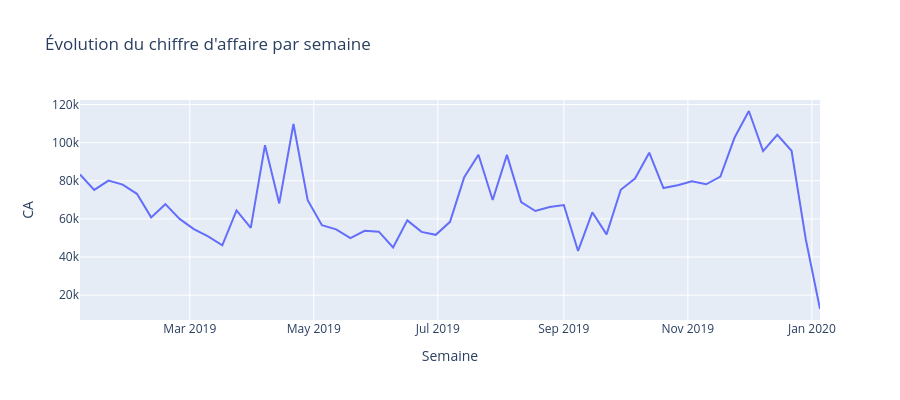

Write notebook code for a chart like this one.
### Code cell
def plot_evolution_chiffre_affaire(data):
    
    weekly = (
        data.groupby(pd.Grouper(key='Transaction_Date', freq='W'))['Total_price']
        .sum()
        .reset_index()
    )
    weekly.columns = ['Semaine', 'CA']
    
    fig = px.line(
        weekly,
        x='Semaine',
        y='CA',
        title="Évolution du chiffre d'affaire par semaine",
        height=400
    )
    
    return fig

# Test
plot_evolution_chiffre_affaire(df).show()

### Figure 1 — Plotly figure (JSON) as saved in the notebook; plotly's stock layout.template omitted (floating-point values rounded to 4 significant figures)
{"data": [{"hovertemplate": "Semaine=%{x}<br>CA=%{y}<extra></extra>", "legendgroup": "", "line": {"color": "#636efa", "dash": "solid"}, "marker": {"symbol": "circle"}, "mode": "lines", "name": "", "orientation": "v", "showlegend": false, "type": "scatter", "x": ["2019-01-06T00:00:00", "2019-01-13T00:00:00", "2019-01-20T00:00:00", "2019-01-27T00:00:00", "2019-02-03T00:00:00", "2019-02-10T00:00:00", "2019-02-17T00:00:00", "2019-02-24T00:00:00", "2019-03-03T00:00:00", "2019-03-10T00:00:00", "2019-03-17T00:00:00", "2019-03-24T00:00:00", "2019-03-31T00:00:00", "2019-04-07T00:00:00", "2019-04-14T00:00:00", "2019-04-21T00:00:00", "2019-04-28T00:00:00", "2019-05-05T00:00:00", "2019-05-12T00:00:00", "2019-05-19T00:00:00", "2019-05-26T00:00:00", "2019-06-02T00:00:00", "2019-06-09T00:00:00", "2019-06-16T00:00:00", "2019-06-23T00:00:00", "2019-06-30T00:00:00", "2019-07-07T00:00:00", "2019-07-14T00:00:00", "2019-07-21T00:00:00", "2019-07-28T00:00:00", "2019-08-04T00:00:00", "2019-08-11T00:00:00", "2019-08-18T00:00:00", "2019-08-25T00:00:00", "2019-09-01T00:00:00", "2019-09-08T00:00:00", "2019-09-15T00:00:00", "2019-09-22T00:00:00", "2019-09-29T00:00:00", "2019-10-06T00:00:00", "2019-10-13T00:00:00", "2019-10-20T00:00:00", "2019-10-27T00:00:00", "2019-11-03T00:00:00", "2019-11-10T00:00:00", "2019-11-17T00:00:00", "2019-11-24T00:00:00", "2019-12-01T00:00:00", "2019-12-08T00:00:00", "2019-12-15T00:00:00", "2019-12-22T00:00:00", "2019-12-29T00:00:00", "2020-01-05T00:00:00"], "xaxis": "x", "y": [83270.0, 75210.0, 80100.0, 77980.0, 73160.0, 60800.0, 67730.0, 60000.0, 54630.0, 50810.0, 46120.0, 64490.0, 55290.0, 98660.0, 68140.0, 109800.0, 69840.0, 56730.0, 54500.0, 49890.0, 53729, 53290.0, 45060.0, 59230.0, 53210.0, 51640.0, 58460.0, 81850.0, 93620.0, 69890.0, 93600.0, 68850.0, 64150.0, 66260.0, 67240.0, 43200.0, 63460.0, 51870.0, 75300.0, 81160.0, 94720.0, 76180.0, 77690.0, 79740.0, 78140.0, 82160.0, 102700.0, 116600.0, 95540.0, 104100.0, 95750.0, 49340.0, 12750.0], "yaxis": "y"}], "layout": {"height": 400, "legend": {"tracegroupgap": 0}, "title": {"text": "Évolution du chiffre d'affaire par semaine"}, "xaxis": {"anchor": "y", "domain": [0, 1], "title": {"text": "Semaine"}}, "yaxis": {"anchor": "x", "domain": [0, 1], "title": {"text": "CA"}}}}
